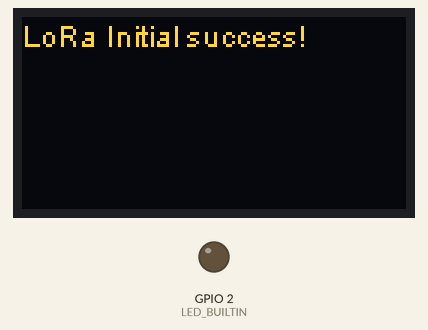
Recording of a sketch running on a simulated ESP32. On the bench: 128×64 one-colour display, output pins drawn as LEDs (lit = HIGH). The OLED is the two-colour kind (top 16 rows yellow); what the sketch prints to the serial monitor is not drawn.

Above: at 0.1 s.
At 0.5 s:
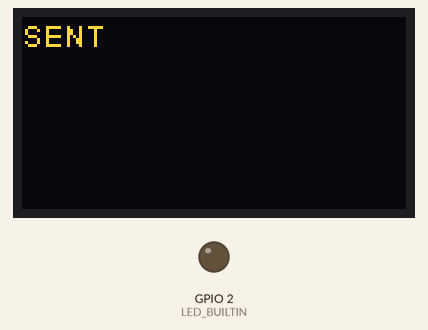
At 1.5 s:
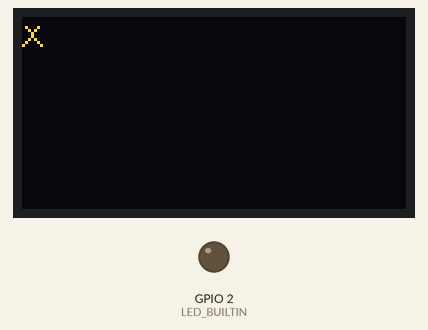

The sketch:

FromGSAttempt.ino
```cpp
/*
Sends message to Ariel GS and listens back.
*/

#include "heltec.h"
#define FREQ    437250000
#define X 64
#define Y 32

void init();
void sendPacket();
void readPacket();
void blinkNtimes(int n);

void setup()
{
  init();
}


void loop()
{
  sendPacket();
  readPacket();
  delay(2000);
}


void sendPacket()
{
  LoRa.beginPacket();
  LoRa.print("hey :)");
  LoRa.endPacket();
  Heltec.display->clear();
  Heltec.display->drawStringMaxWidth(0, 0, X, "SENT");
  Heltec.display->display();
}


void readPacket()
{

  Heltec.display->clear();
  int packetSize = LoRa.parsePacket();

  uint32_t starttime = millis();
  while( (millis() - starttime) < 1000 && packetSize == 0)
  {
    packetSize = LoRa.parsePacket();
    delay(50);
  };
  if (packetSize > 0)
  {
    char buff[64];
    /* Size > 0 ---> Got packet*/

    /* Read to buffer */
    int i = 0;
    while (LoRa.available())
    {
      char c = (char)LoRa.read();
      buff[i] = c;
      if (i < 63)
        i++;
    }
    buff[i] = '\0';
    /* Display buffer on screen */
    Heltec.display->drawStringMaxWidth(0, 0, X, buff);
    Heltec.display->display();
    delay(5000);
  }
  else
  {
    Heltec.display->drawStringMaxWidth(0, 0, X, "X");
    Heltec.display->display();
  }
}


void init()
{
  Heltec.begin(true /* Display */,
  true /* LoRa */,
  true /*Serial Enable*/,
  true /* PABOOST */,
  62.5E3 /* BAND*/);
  pinMode(LED_BUILTIN, OUTPUT);

  Heltec.display->setTextAlignment(TEXT_ALIGN_LEFT);
  Heltec.display->setFont(ArialMT_Plain_10);
  Heltec.display->clear();

  LoRa.setFrequency(FREQ);
  Serial.begin(115200);
  LoRa.setSpreadingFactor(10);
  // LoRa.setSignalBandwidth(62.5E3);
  LoRa.setCodingRate4(5);
  LoRa.setSyncWord(0x2A);
  LoRa.setPreambleLength(8);
  LoRa.receive();
  Serial.println("Starting Ariel GS");
}


void blinkNtimes(int n)
{
  for (int i = 0; i < n; i++)
  {
    digitalWrite(LED_BUILTIN, HIGH);  // turn the LED on (HIGH is the voltage level)
    delay(200);                      // wait for a bit
    digitalWrite(LED_BUILTIN, LOW);   // turn the LED off by making the voltage LOW
    delay(200);
  }

}
```

Measured:
- what the display in image 1 shows lasts 1.0 s, from 0.4 s to 1.4 s
- what the display in image 2 shows lasts 2.1 s, from 1.4 s to 3.5 s
